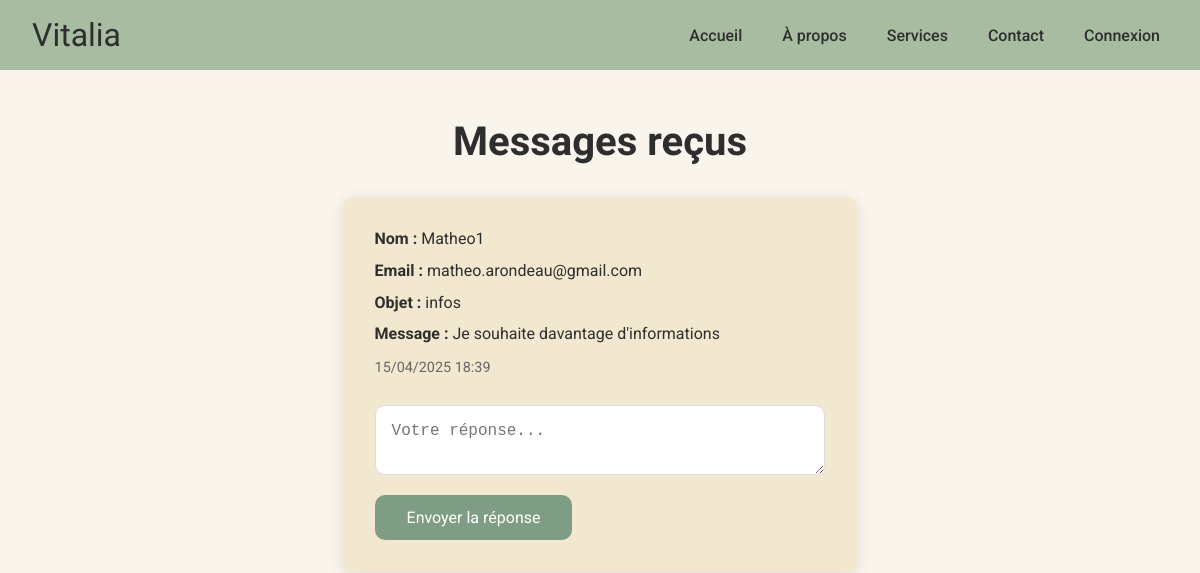
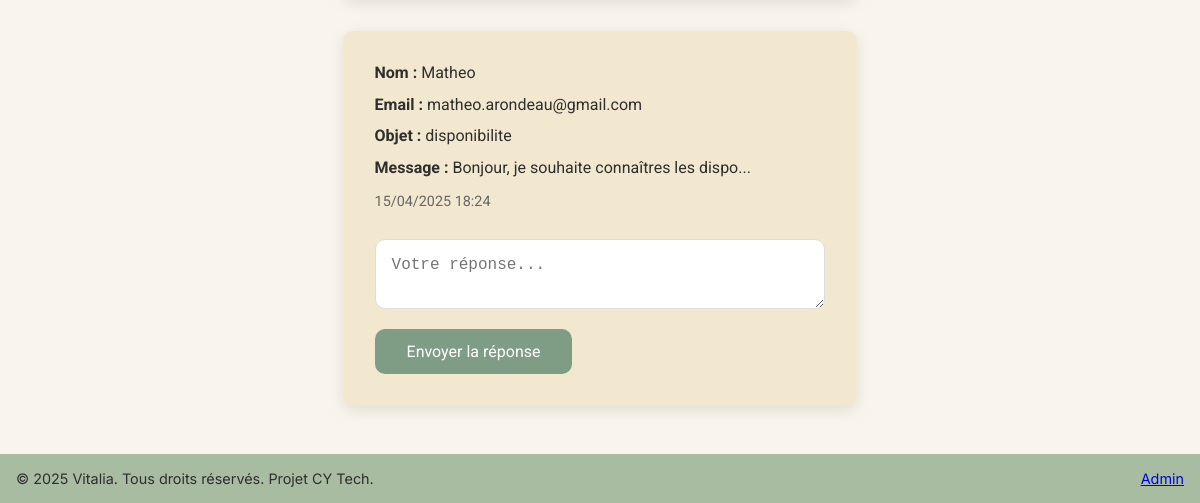
/messages/, run on an earlier commit of the app's database (2 pictures, top to bottom).
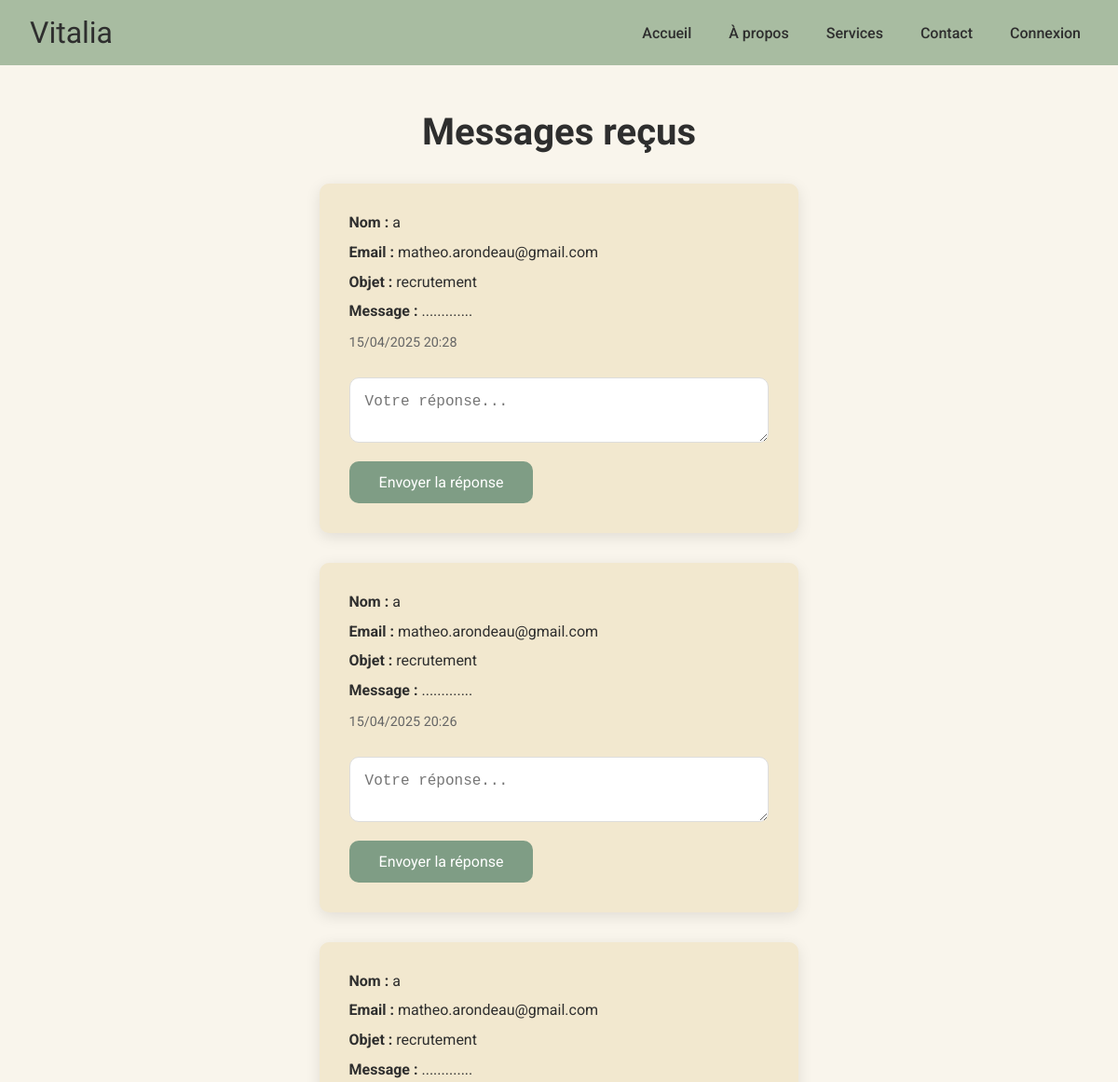
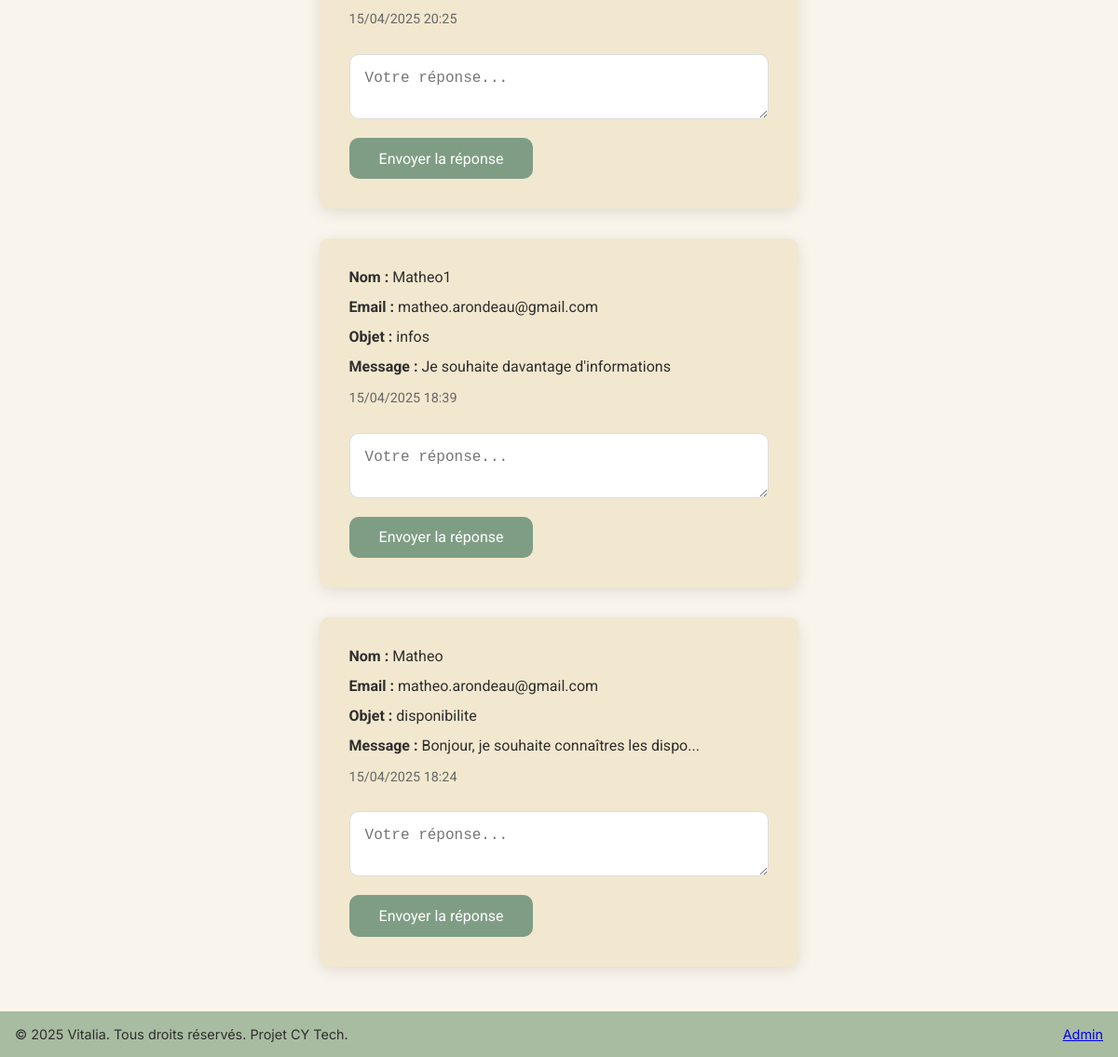
And on a later commit of the database (2 pictures, top to bottom).
### vitalia_app/models/MessageContact.py (models this page shows, shortened)
class MessageContact(models.Model):
    OBJETS = [
        ('info', 'Demande d’informations'),
        ('visite', 'Demande de visite'),
        ('admission', 'Demande d’admission'),
        ('autre', 'Autre'),
    ]
    nom = models.CharField(max_length=100)
    email = models.EmailField()
    objet = models.CharField(max_length=20, choices=OBJETS)
    message = models.TextField()
    date_envoi = models.DateTimeField(auto_now_add=True)

### vitalia_app/views.py (the view)
# urls.py: path('messages/', message_admin, name = 'message_admin'),
def message_admin(request):
    messages = MessageContact.objects.order_by('-date_envoi') # "-" pour afficher les messgaes du plus récent au plus ancien
    return render(request, 'vitalia_app/message_admin.html', {'messages': messages})

### vitalia_app/templates/vitalia_app/message_admin.html (shortened to what this page needs)
<!DOCTYPE html>
<html lang="fr">
<head>
  {% load static %}
  <link rel="stylesheet" href="{% static 'vitalia_app/css/message_admin.css' %}">
</head>
<body>
  <header>
    <div class="logo">Vitalia</div>
    <nav>
      <ul>
        <li><a href="/">Accueil</a></li>
        <li><a href="/a_propos">À propos</a></li>
        <li><a href="#">Services</a></li>
        <li><a href="/contact">Contact</a></li>
        {% if user.is_authenticated %}
        <li><a href="{% url 'deconnexion' %}">Déconnexion</a></li>
        {% else %}
        <li><a href="{% url 'connexion' %}">Connexion</a></li>
        {% endif %}
      </ul>
    </nav>
  </header>
  <main>
    <h1>Messages reçus</h1>
    <div class="messages-container">
      {% for msg in messages %}
        <div class="message-card">
          <p><strong>Nom :</strong> {{ msg.nom }}</p>
          <p><strong>Email :</strong> {{ msg.email }}</p>
          <p><strong>Objet :</strong> {{ msg.get_objet_display }}</p>
          <p><strong>Message :</strong> {{ msg.message }}</p>
          <p class="date">{{ msg.date_envoi|date:"d/m/Y H:i" }}</p>
          <form method="post" action="{% url 'repondre_message' msg.id %}">
            <textarea name="reponse" placeholder="Votre réponse..."></textarea>
            <button type="submit">Envoyer la réponse</button>
          </form>
        </div>
      {% empty %}
        <p>Aucun message reçu pour le moment.</p>
      {% endfor %}
    </div>
  </main>
  <footer>
    <p>&copy; 2025 Vitalia. Tous droits réservés. Projet CY Tech.</p>
    <a href="/messages">Admin</a>
  </footer>
</body>
</html>

### vitalia_app/static/vitalia_app/css/message_admin.css (style rules this page uses)
:root { --fond: #F9F5EC; --nav-footer: #A8BCA1; --texte: #2E2E2E; --section: #F2E8CF; --border-radius: 10px; --box-shadow: rgba(0, 0, 0, 0.1); --hover-color: #ddd; }
* { box-sizing: border-box; margin: 0; padding: 0; }
body { font-family: 'Inter', sans-serif; background-color: var(--fond); color: var(--texte); min-height: 100vh; display: flex; flex-direction: column; }
header { background-color: var(--nav-footer); padding: 1rem 2rem; display: flex; justify-content: space-between; align-items: center; flex-wrap: wrap; }
.logo { font-family: 'Rufina', serif; font-size: 2rem; }
nav ul { list-style: none; display: flex; flex-wrap: wrap; }
nav ul li { margin-left: 1.5rem; font-family: 'Roboto', sans-serif; }
nav ul li a { text-decoration: none; color: var(--texte); font-weight: 500; padding: 0.5rem; display: inline-block; }
main { flex: 1; padding: 3rem 2rem; max-width: 1200px; margin: auto; }
h1 { font-family: 'Rufina', serif; font-size: 2.5rem; text-align: center; margin-bottom: 2rem; }
.messages-container { display: flex; flex-direction: column; gap: 2rem; }
.message-card { background-color: var(--section); padding: 2rem; border-radius: var(--border-radius); box-shadow: 0 4px 16px var(--box-shadow); font-family: 'Roboto', sans-serif; transition: transform 0.3s ease, box-shadow 0.3s ease; }
.message-card p { margin-bottom: 0.8rem; }
.message-card .date { font-size: 0.9rem; color: #666; margin-top: 1rem; }
textarea { width: 100%; padding: 1rem; border: 1px solid #ddd; border-radius: var(--border-radius); resize: vertical; margin-top: 1rem; font-size: 1rem; transition: border-color 0.2s ease; }
button { background-color: #7f9d85; color: white; padding: 0.8rem 2rem; border: none; border-radius: var(--border-radius); cursor: pointer; transition: background-color 0.2s ease; font-family: 'Roboto', sans-serif; font-size: 1rem; margin-top: 1rem; }
footer { background-color: var(--nav-footer); text-align: center; padding: 1rem; font-size: 0.9rem; display: flex; justify-content: space-between; align-items: center; }
footer p { margin: 0; }
footer a { text-align: right; }

What changed in the data, as far as the page shows it:
added MessageContact: nom "a", email "matheo.arondeau@gmail.com", objet "recrutement", message ".............", date_envoi "15/04/2025 20:28"
added MessageContact: nom "a", email "matheo.arondeau@gmail.com", objet "recrutement", message ".............", date_envoi "15/04/2025 20:26"
added MessageContact: nom "a", email "matheo.arondeau@gmail.com", objet "recrutement", message ".............", date_envoi "15/04/2025 20:25"
